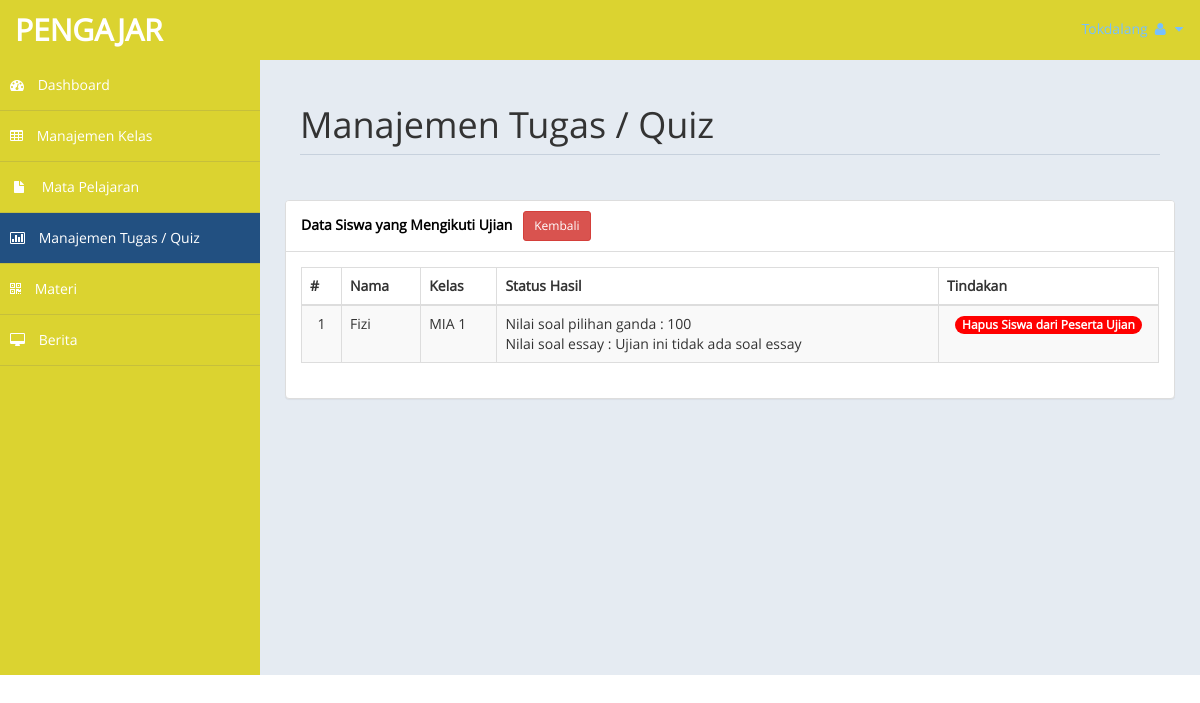
The app's page /admin/index.php?page=quiz&action=pesertakoreksi&id_tq=18 (signed in) with its own data.
### tables this page shows
CREATE TABLE `tb_nilai_pilgan` (
  `id` int(11) NOT NULL,
  `id_tq` int(11) NOT NULL,
  `id_siswa` int(11) NOT NULL,
  `benar` int(4) NOT NULL,
  `salah` int(4) NOT NULL,
  `tidak_dikerjakan` int(4) NOT NULL,
  `presentase` int(6) NOT NULL
);

CREATE TABLE `tb_siswa` (
  `id_siswa` int(11) NOT NULL,
  `nis` varchar(20) NOT NULL,
  `nama_lengkap` varchar(50) NOT NULL,
  `tempat_lahir` varchar(20) NOT NULL,
  `tgl_lahir` date NOT NULL,
  `jenis_kelamin` enum('L','P') NOT NULL,
  `agama` varchar(20) NOT NULL,
  `nama_ayah` varchar(50) NOT NULL,
  `nama_ibu` varchar(50) NOT NULL,
  `no_telp` varchar(15) NOT NULL,
  `email` varchar(100) NOT NULL,
  `alamat` text NOT NULL,
  `id_kelas` int(11) NOT NULL,
  `thn_masuk` int(5) NOT NULL,
  `foto` varchar(100) NOT NULL,
  `username` varchar(40) NOT NULL,
  `password` varchar(40) NOT NULL,
  `pass` varchar(40) NOT NULL,
  `status` enum('aktif','tidak aktif') NOT NULL
);

CREATE TABLE `tb_kelas` (
  `id_kelas` int(11) NOT NULL,
  `nama_kelas` varchar(50) NOT NULL,
  `ruang` varchar(20) NOT NULL,
  `wali_kelas` int(5) NOT NULL,
  `ketua_kelas` int(5) NOT NULL
);

### admin/inc/peserta_koreksi.php (the view, shortened to what this page needs)
<div class="row">
	<div class="panel panel-default">
	    <div class="panel-heading">
	        Data Siswa yang Mengikuti Ujian &nbsp; <a href="?page=quiz" class="btn btn-danger btn-sm">Kembali</a>
	    </div>
	    <div class="panel-body">
            <div class="table-responsive">
				<table class="table table-striped table-bordered table-hover">
                    <thead>
                        <tr>
                            <th>#</th>
                            <th>Nama</th>
                            <th>Kelas</th>
                            <th>Status Hasil</th>
                            <th>Tindakan</th>
                        </tr>
                    </thead>
                    <tbody>
					<?php
					$sql_siswa_mengikuti_tes = mysqli_query($db, "SELECT * FROM tb_nilai_pilgan JOIN tb_siswa ON tb_nilai_pilgan.id_siswa = tb_siswa.id_siswa JOIN tb_kelas ON tb_siswa.id_kelas = tb_kelas.id_kelas WHERE id_tq = '$id_tq'") or die ($db->error);
                    if(mysqli_num_rows($sql_siswa_mengikuti_tes) > 0) {
    					while($data_siswa_mengikuti_tes = mysqli_fetch_array($sql_siswa_mengikuti_tes)) {
    						?>
                            <tr>
                                <td align="center" width="40px"><?php echo $no++; ?></td>
                                <td><?php echo $data_siswa_mengikuti_tes['nama_lengkap']; ?></td>
                                <td><?php echo $data_siswa_mengikuti_tes['nama_kelas']; ?></td>
                            	<?php
                            	$sql_pilgan = mysqli_query($db, "SELECT * FROM tb_nilai_pilgan WHERE id_siswa = '$data_siswa_mengikuti_tes[id_siswa]' AND id_tq = '$id_tq'") or die ($db->error);
                            	$data_pilgan = mysqli_fetch_array($sql_pilgan);
                                $sql_jwb = mysqli_query($db, "SELECT * FROM tb_jawaban WHERE id_siswa = '$data_siswa_mengikuti_tes[id_siswa]' AND id_tq = '$id_tq'") or die ($db->error);
                            	$sql_essay = mysqli_query($db, "SELECT * FROM tb_nilai_essay WHERE id_siswa = '$data_siswa_mengikuti_tes[id_siswa]' AND id_tq = '$id_tq'") or die ($db->error);
                            	$data_essay = mysqli_fetch_array($sql_essay);
                            	?>
                            	<td>
                            		Nilai soal pilihan ganda : <?php echo $data_pilgan['presentase']; ?><br />
                            		Nilai soal essay :
                            		<?php
                                    if(mysqli_num_rows($sql_jwb) > 0) {
                                		if(mysqli_num_rows($sql_essay) > 0) {
                                			echo $data_essay['nilai'];
                                		} else {
                                			echo "(belum dikoreksi)";
                                		}
                                    } else {
                                        echo "Ujian ini tidak ada soal essay";
                                    } ?>
                            	</td>
                                <td align="center" width="220px">
                                    <a onclick="return confirm('Yakin akan menghapus siswa ini dari daftar peserta ujian?');" href="?page=quiz&action=hapuspeserta&id_tq=<?php echo $id_tq; ?>&id_siswa=<?php echo $data_siswa_mengikuti_tes['id_siswa']; ?>" class="badge" style="background-color:#f00;">Hapus Siswa dari Peserta Ujian</a>
                                </td>
                            </tr>
    					<?php
    					}
                    } else {
                        echo '<tr><td colspan="5" align="center">Data tidak ditemukan</td></tr>';
                    } ?>
                    </tbody>
                </table>
            </div>
        </div>
	</div>
</div>

### admin/style/assets/css/custom-styles.css (style rules this page uses)
body { font-family: 'Open Sans', sans-serif; }
.panel-default > .panel-heading { color: #000; background-color: #FFFFFF; border-color: #ddd; font-weight:bold; }

### records on screen
tb_nilai_pilgan: id_siswa.nama_lengkap "Fizi", tb_kelas.nama_kelas "MIA 1", presentase "100"

### other values on screen
$isi_pengajar "PENGAJAR"
